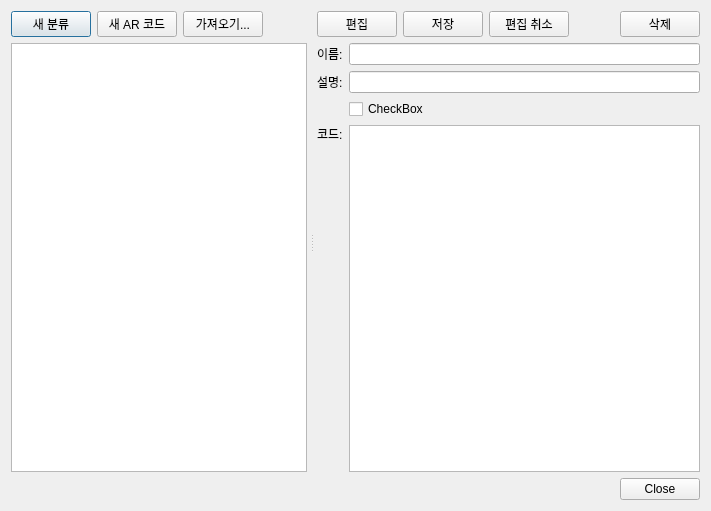
<?xml version="1.0" encoding="UTF-8"?>
<ui version="4.0">
 <class>CheatsDialog</class>
 <widget class="QDialog" name="CheatsDialog">
  <property name="geometry">
   <rect>
    <x>0</x>
    <y>0</y>
    <width>711</width>
    <height>511</height>
   </rect>
  </property>
  <property name="windowTitle">
   <string>치트 코드 편집기 - melonDS</string>
  </property>
  <layout class="QVBoxLayout" name="verticalLayout_5">
   <item>
    <widget class="QSplitter" name="splitter">
     <property name="orientation">
      <enum>Qt::Orientation::Horizontal</enum>
     </property>
     <property name="handleWidth">
      <number>2</number>
     </property>
     <widget class="QWidget" name="verticalLayoutWidget">
      <layout class="QVBoxLayout" name="verticalLayout_2">
       <property name="topMargin">
        <number>0</number>
       </property>
       <property name="rightMargin">
        <number>4</number>
       </property>
       <property name="bottomMargin">
        <number>0</number>
       </property>
       <item>
        <layout class="QHBoxLayout" name="horizontalLayout">
         <property name="sizeConstraint">
          <enum>QLayout::SizeConstraint::SetDefaultConstraint</enum>
         </property>
         <item>
          <widget class="QPushButton" name="btnNewCat">
           <property name="text">
            <string>새 분류</string>
           </property>
          </widget>
         </item>
         <item>
          <widget class="QPushButton" name="btnNewARCode">
           <property name="text">
            <string>새 AR 코드</string>
           </property>
          </widget>
         </item>
         <item>
          <widget class="QPushButton" name="btnImportCheats">
           <property name="text">
            <string>가져오기...</string>
           </property>
          </widget>
         </item>
         <item>
          <spacer name="horizontalSpacer">
           <property name="orientation">
            <enum>Qt::Orientation::Horizontal</enum>
           </property>
           <property name="sizeType">
            <enum>QSizePolicy::Policy::Expanding</enum>
           </property>
           <property name="sizeHint" stdset="0">
            <size>
             <width>40</width>
             <height>20</height>
            </size>
           </property>
          </spacer>
         </item>
        </layout>
       </item>
       <item>
        <widget class="QTreeView" name="tvCodeList">
         <property name="sizePolicy">
          <sizepolicy hsizetype="Expanding" vsizetype="Expanding">
           <horstretch>0</horstretch>
           <verstretch>0</verstretch>
          </sizepolicy>
         </property>
         <property name="minimumSize">
          <size>
           <width>200</width>
           <height>0</height>
          </size>
         </property>
         <property name="editTriggers">
          <set>QAbstractItemView::EditTrigger::NoEditTriggers</set>
         </property>
         <property name="dragEnabled">
          <bool>true</bool>
         </property>
         <property name="dragDropMode">
          <enum>QAbstractItemView::DragDropMode::InternalMove</enum>
         </property>
         <property name="defaultDropAction">
          <enum>Qt::DropAction::IgnoreAction</enum>
         </property>
         <property name="headerHidden">
          <bool>true</bool>
         </property>
        </widget>
       </item>
      </layout>
     </widget>
     <widget class="QWidget" name="layoutWidget">
      <layout class="QVBoxLayout" name="verticalLayout" stretch="0,0">
       <property name="leftMargin">
        <number>4</number>
       </property>
       <property name="rightMargin">
        <number>0</number>
       </property>
       <item>
        <layout class="QHBoxLayout" name="horizontalLayout_2">
         <item>
          <widget class="QPushButton" name="btnEditCode">
           <property name="text">
            <string>편집</string>
           </property>
          </widget>
         </item>
         <item>
          <widget class="QPushButton" name="btnSaveCode">
           <property name="text">
            <string>저장</string>
           </property>
          </widget>
         </item>
         <item>
          <widget class="QPushButton" name="btnCancelEdit">
           <property name="text">
            <string>편집 취소</string>
           </property>
          </widget>
         </item>
         <item>
          <spacer name="horizontalSpacer_2">
           <property name="orientation">
            <enum>Qt::Orientation::Horizontal</enum>
           </property>
           <property name="sizeHint" stdset="0">
            <size>
             <width>40</width>
             <height>20</height>
            </size>
           </property>
          </spacer>
         </item>
         <item>
          <widget class="QPushButton" name="btnDeleteCode">
           <property name="text">
            <string>삭제</string>
           </property>
          </widget>
         </item>
        </layout>
       </item>
       <item>
        <layout class="QFormLayout" name="formLayout">
         <item row="0" column="0">
          <widget class="QLabel" name="label">
           <property name="text">
            <string>이름:</string>
           </property>
          </widget>
         </item>
         <item row="0" column="1">
          <widget class="QLineEdit" name="txtItemName"/>
         </item>
         <item row="1" column="0">
          <widget class="QLabel" name="label_2">
           <property name="text">
            <string>설명:</string>
           </property>
          </widget>
         </item>
         <item row="1" column="1">
          <widget class="QLineEdit" name="txtItemDesc"/>
         </item>
         <item row="2" column="0">
          <widget class="QLabel" name="label_3">
           <property name="text">
            <string/>
           </property>
          </widget>
         </item>
         <item row="2" column="1">
          <widget class="QCheckBox" name="chkItemOption">
           <property name="text">
            <string>CheckBox</string>
           </property>
          </widget>
         </item>
         <item row="3" column="0">
          <widget class="QLabel" name="lblCode">
           <property name="sizePolicy">
            <sizepolicy hsizetype="Preferred" vsizetype="Preferred">
             <horstretch>0</horstretch>
             <verstretch>0</verstretch>
            </sizepolicy>
           </property>
           <property name="text">
            <string>코드:</string>
           </property>
           <property name="alignment">
            <set>Qt::AlignmentFlag::AlignLeading|Qt::AlignmentFlag::AlignLeft|Qt::AlignmentFlag::AlignTop</set>
           </property>
          </widget>
         </item>
         <item row="3" column="1">
          <widget class="QPlainTextEdit" name="txtCode">
           <property name="sizePolicy">
            <sizepolicy hsizetype="Expanding" vsizetype="Expanding">
             <horstretch>0</horstretch>
             <verstretch>0</verstretch>
            </sizepolicy>
           </property>
           <property name="minimumSize">
            <size>
             <width>200</width>
             <height>0</height>
            </size>
           </property>
           <property name="font">
            <font>
             <family>Noto Sans Mono</family>
            </font>
           </property>
          </widget>
         </item>
        </layout>
       </item>
      </layout>
     </widget>
    </widget>
   </item>
   <item>
    <widget class="QDialogButtonBox" name="buttonBox">
     <property name="sizePolicy">
      <sizepolicy hsizetype="Expanding" vsizetype="Fixed">
       <horstretch>0</horstretch>
       <verstretch>0</verstretch>
      </sizepolicy>
     </property>
     <property name="standardButtons">
      <set>QDialogButtonBox::StandardButton::Close</set>
     </property>
    </widget>
   </item>
  </layout>
 </widget>
 <resources/>
 <connections>
  <connection>
   <sender>buttonBox</sender>
   <signal>accepted()</signal>
   <receiver>CheatsDialog</receiver>
   <slot>accept()</slot>
   <hints>
    <hint type="sourcelabel">
     <x>649</x>
     <y>23</y>
    </hint>
    <hint type="destinationlabel">
     <x>349</x>
     <y>230</y>
    </hint>
   </hints>
  </connection>
  <connection>
   <sender>buttonBox</sender>
   <signal>rejected()</signal>
   <receiver>CheatsDialog</receiver>
   <slot>reject()</slot>
   <hints>
    <hint type="sourcelabel">
     <x>649</x>
     <y>23</y>
    </hint>
    <hint type="destinationlabel">
     <x>349</x>
     <y>230</y>
    </hint>
   </hints>
  </connection>
 </connections>
</ui>
